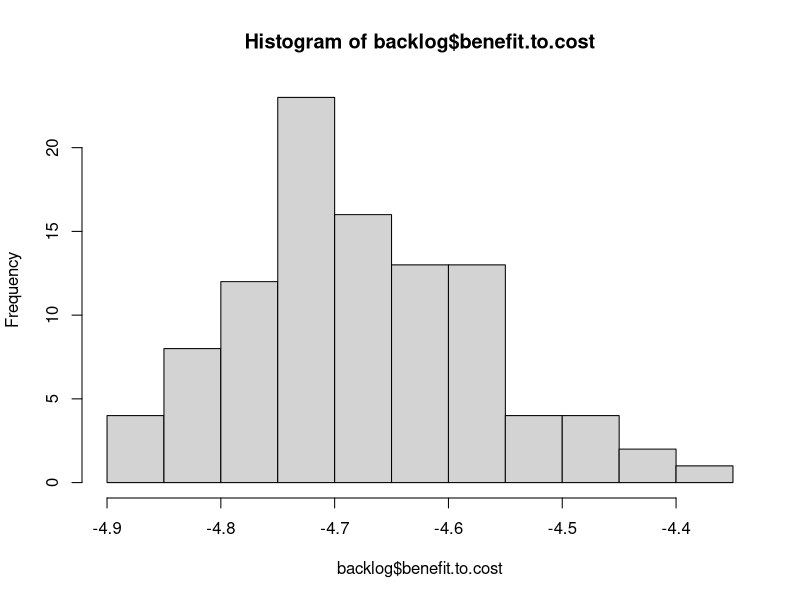
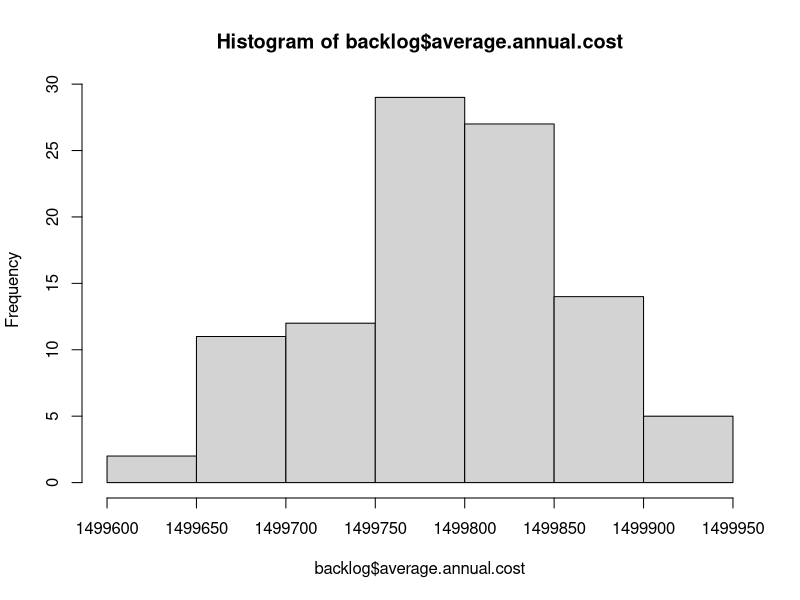
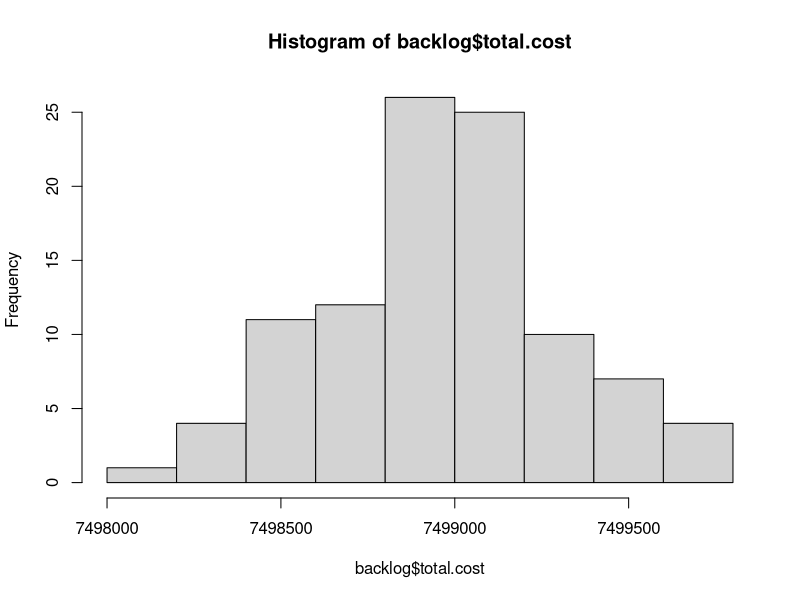
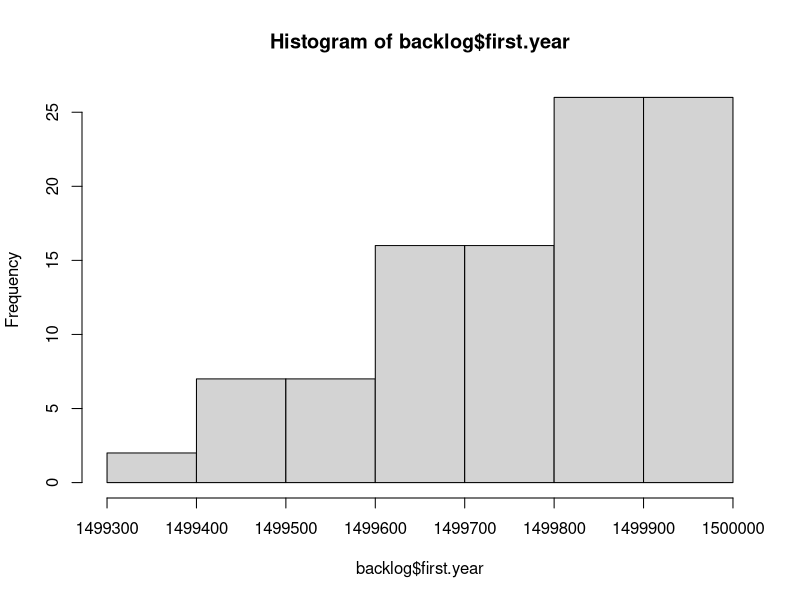

Here is the R script that generated these plots, in order: (Note: this script raises an error after producing the figures.)
# Read Me ####
# This code analyzes data from FST, the City's pavement consultant
# It models the cost and PCI degredation in order to optimize pavement decisions
# OCI value = PCI.  Note these scores are from November 2012.
# Created By Daniel Hadley

# Considerations: 
# 1. The knapsack approximates an optimal outcome, but needs to be inspected in cases where the 
# limit is low,E.g., http://oucsace.cs.ohiou.edu/~razvan/courses/cs4040/lecture16.pdf
# 2. The model makes assumptions about the differences in PCI reset of various treatment types.
# It assumes that patching and Crack/Seal resets to PCI + 10, for example.
# The problem with this is that it does not prioritize streets that are about to fall off the cliff
# If things reset to 96, for example, that would make the delta higher on ones about to change

library("plyr")


# Import data ####
setwd("K:/Somerstat/Common/Data/2014 StreetStat/PCI_Code")
# setwd ("~/Documents/Git/PCI_Code") #at home
d <- read.csv("PCI.csv")


# Create new variables #### 
d$sq.ft <- d$PavementWi * d$Length # Sq. Feet
d$sq.yd <- d$sq.ft * 0.111111 # Sq. Yards


# Functions needed for the model: ####
# f(Age) = PCI, f(PCI) = AGE, f(Age, Pave, Old PCI) = New PCI 
# f(PCI) = AGE, f(PCI) = Cost, f(knapsack) = pave 

# f(Age) = PCI
# Referenes below
# http://onlinepubs.trb.org/onlinepubs/conferences/2012/assetmgmt/presentations/Data-A-Ramirez-Flores-Chang-Albitres.pdf
# https://repository.tamu.edu/bitstream/handle/1969.1/ETD-TAMU-2009-05-317/DESHMUKH-THESIS.pdf?sequence=2
# http://www.mylongview.com/modules/showdocument.aspx?documentid=631
# See AnalyzePCI.R
PCIf <- function(AGE){ 
  PCI <- ifelse(d$Functional == "CO - Collector", 100 - (106/((log(79/AGE))^(1/.48))),
                ifelse(d$Functional == "AR - Arterial", 100 - (109/((log(88/AGE))^(1/.58))),
                       100 - (97/((log(110/AGE))^(1/.61)))
                ))
  return(PCI)
}


# f(PCI, Function, Sq.yd) = Cost 
Costf <- function(OCI, Functional, sq.yd){ 
  Cost <- ifelse((OCI >= 68) & (OCI < 88), 1.8,
         ifelse((OCI >= 47) & (OCI < 68), 18.50,
                ifelse((OCI >= 25) & (OCI < 47) & (Functional == "RT - Residential Local"), 76.80,
                       ifelse((OCI >= 25) & (OCI < 47) & (Functional == "RE - Residential Dead End"), 76.80,
                              ifelse((OCI >= 25) & (OCI < 47) & (Functional == "CO - Collector" ), 91.10,
                                     ifelse((OCI >= 25) & (OCI < 47) & (Functional == "AR - Arterial"), 91.10,
                                            ifelse((OCI >= 0) & (OCI < 25) & (Functional == "RT - Residential Local"), 139.80,
                                                   ifelse((OCI >= 0) & (OCI < 25) & (Functional == "RE - Residential Dead End"), 139.80,
                                                          ifelse((OCI >= 0) & (OCI < 25) & (Functional == "CO - Collector"), 147.70,
                                                                 ifelse((OCI >= 0) & (OCI < 25) & (Functional == "AR - Arterial"), 162.10,
                                                                        ifelse(OCI >= 88, 0, 360)))))))))))
  return(Cost*sq.yd)
}


#f(Pave, Previous Year's Moritorium) = Moritorium
Moritoriumf <- function(Pave, MoritoriumX){
  Moritorium <- ifelse(Pave == 1, 1, 
                       ifelse((MoritoriumX > 0) & (MoritoriumX < 3), 1 + MoritoriumX,
                              0 
                              ))
  return(Moritorium)
}


# f(PCI) = delta
# This takes the current PCI and calculates the difference between that and the PCI post treatment
# This is essentially the "value" in the knapsack algo
# The penultimate line ensures that during the moratorium (3 years after work is done), that
# street is not selected for maintenance yet
# One problem I saw is that all streets that received preventive maintenance were ranked the same (10-OCI)
# So I added a litttle bit to make sure that streets on the low end recieved a slightly higher PCI bump
Deltaf <- function(OldOCI, sq.yd, Moratorium){ 
   Delta <- ifelse((OldOCI >= 68) & (OldOCI < 88) & (Moratorium == 0), 
                    (((OldOCI + 10) * sq.yd) - (OldOCI * sq.yd)) + (.05 * ((96 * sq.yd) - (OldOCI * sq.yd))), #5% finds ones on the cliff
                   ifelse((OldOCI >= 47) & (OldOCI < 68) & (Moratorium == 0), 
                          (((OldOCI + 10) * sq.yd) - (OldOCI * sq.yd)) + (.05 * ((96 * sq.yd) - (OldOCI * sq.yd))),
                   ifelse((OldOCI >= 25) & (OldOCI < 47) & (Moratorium == 0), (68 * sq.yd) - (OldOCI * sq.yd),
                          ifelse(Moratorium != 0, 0, 
                          (100 * sq.yd) - (OldOCI * sq.yd)
                                 ))))                      
  return(Delta)
}


# # f(value, weight, limit ) = pave. This is the OLD Pave function
# # This is a greedy approximation to the Knapsack algorithm
# knapsack <- function(value, weight, limit){
#   benefit.to.cost <- value / weight #Create ratio
#   df = data.frame(value, weight, benefit.to.cost) # turn it into a DF
#   df$ID <- (1:nrow(df)) # add ID to resort later
#   df <- df[with(df, order(-benefit.to.cost)), ] # Sort by benefit.to.cost
#   rownames(df) <- NULL # Reset the row names for easier indexing
#   df$total.weight <- ifelse(cumsum(df$weight) <= limit, cumsum(df$weight), 0) # Add first items that fit
#   # I need to add a break here if nothing fits in the bag on the first pass
#   for(i in 2:nrow(df)){ #Start in row 2 because some values have been added above
#     df$total.weight[i] <- ifelse(df$weight[i] + df$total.weight[i-1] <= limit, # If adding won't go over limit
#                                  df$weight[i] + df$total.weight[i-1], df$total.weight[i-1]) # If it will, keep Weight the same
#   }
#   df$add <- 0
#   df$add[1] <- ifelse(df$total.weight[1] > 0, 1, 0)
#   for(i in 2:nrow(df)){ #Start in row 2 
#     df$add[i] <- ifelse(df$total.weight[i] > df$total.weight[i-1], 1, 0) # 1 if it has been added
#   }
#   df$add <- ifelse(df$benefit.to.cost == 0, 0, df$add) #To avoid paving streets under moratorium
#   df$add <- ifelse(df$value == 0, 0, df$add)
#   df <- df[with(df, order(ID)), ] # Resort by ID
#   rownames(df) <- NULL # Reset the row names for easier indexing
#   return(df$add)
# }


# f(value, weight, limit preventive maintenance, limit reconstruction) = pave. This is the basic Pave function
# This is a greedy approximation to the Knapsack algorithm
knapsack <- function(value, weight, limitPM, limitR, PCI){
  benefit.to.cost <- value / weight #Create ratio
  df = data.frame(value, weight, benefit.to.cost, PCI) # turn it into a DF
  df$ID <- (1:nrow(df)) # add ID to resort later
  df <- df[with(df, order(-benefit.to.cost)), ] # Sort by benefit.to.cost
  rownames(df) <- NULL # Reset the row names for easier indexing
  df$total.weight <- ifelse(cumsum(df$weight) <= limitPM, cumsum(df$weight), 0) # Add first items that fit
  # I need to add a break here if nothing fits in the bag on the first pass
  for(i in 2:nrow(df)){ #Start in row 2 because some values have been added above
    df$total.weight[i] <- ifelse(df$weight[i] + df$total.weight[i-1] <= limitPM, # If adding won't go over limit
                                 df$weight[i] + df$total.weight[i-1], df$total.weight[i-1]) # If it will, keep Weight the same
  }
  df$add <- 0
  df$add[1] <- ifelse(df$total.weight[1] > 0, 1, 0)
  for(i in 2:nrow(df)){ #Start in row 2 
    df$add[i] <- ifelse(df$total.weight[i] > df$total.weight[i-1], 1, 0) # 1 if it has been added
  }
  df$add <- ifelse(df$benefit.to.cost == 0, 0, df$add) #To avoid paving streets under moratorium
  df$add <- ifelse(df$value == 0, 0, df$add)
  # Now do it all again for full reconstruction of the worst streets
  df <- df[with(df, order(PCI)), ] # Sort by PCI
  rownames(df) <- NULL # Reset the row names for easier indexing
  df$total.weight.a <- ifelse(cumsum(df$weight) <= limitR, cumsum(df$weight), 0) # Add first items that fit
  # I need to add a break here if nothing fits in the bag on the first pass
  for(i in 2:nrow(df)){ #Start in row 2 because some values have been added above
    df$total.weight.a[i] <- ifelse(df$weight[i] + df$total.weight.a[i-1] <= limitR, # If adding won't go over limit
                                 df$weight[i] + df$total.weight.a[i-1], df$total.weight.a[i-1]) # If it will, keep Weight the same
  }
  df$add.a <- 0
  df$add.a[1] <- ifelse(df$total.weight.a[1] > 0, 1, 0)
  for(i in 2:nrow(df)){ #Start in row 2 
    df$add.a[i] <- ifelse(df$total.weight.a[i] > df$total.weight.a[i-1], 1, 0) # 1 if it has been added
  }
  df$add.a <- ifelse(df$benefit.to.cost == 0, 0, df$add.a) #To avoid paving streets under moratorium
  df$add.a <- ifelse(df$value == 0, 0, df$add.a)
  # now resort
  df <- df[with(df, order(ID)), ] # Resort by ID
  rownames(df) <- NULL # Reset the row names for easier indexing
  df$pave <- ifelse((df$add == 1) | (df$add.a == 1), 1, 0)
  return(df$pave)
}


# f(Age, Pave, Old PCI) = New PCI
# See AnalyzePCI.R
NewPCIf <- function(AGE, Pave, OldOCI){
  NewPCI <- ifelse((OldOCI >= 68) & (OldOCI < 88) & (Pave == 1), (OldOCI + 10) + (.05 *(96 - OldOCI)),
                   # why + 7: https://repository.tamu.edu/bitstream/handle/1969.1/ETD-TAMU-2009-05-317/DESHMUKH-THESIS.pdf?sequence=2
                   ifelse((OldOCI >= 47) & (OldOCI < 68) & (Pave == 1), (OldOCI + 10) + (.05 *(68 - OldOCI)),
                          ifelse((OldOCI >= 25) & (OldOCI < 47) & (Pave == 1), 96, 
                                 # http://www.mylongview.com/modules/showdocument.aspx?documentid=631
                                 ifelse((OldOCI >= 0) & (OldOCI < 25) & (Pave == 1), 100,
                                        ifelse((d$Functional == "CO - Collector") & (Pave == 0), 100 - (106/((log(79/AGE))^(1/.48))),
                                               ifelse((d$Functional == "AR - Arterial") & (Pave == 0), 100 - (109/((log(88/AGE))^(1/.58))),
                                                      100 - (97/((log(110/AGE))^(1/.61)))
                                 ))))))                      
  return(NewPCI)
}


# f(NewPCI) = New Age
Agef <- function(NewPCI){
  NewAge <- ifelse((d$Functional == "CO - Collector"), 79*(2.71828^(-9.37879/(100-NewPCI)^0.48)),
                   ifelse((d$Functional == "AR - Arterial"), 88*(2.71828^(-15.1952/(100-NewPCI)^0.58)),
                          110*(2.71828^(-16.2904/(100-NewPCI)^0.61))
                   ))
                   
  return(NewAge)
}


# Final model ####

  d$Age <- Agef(d$OCI) # Estimated age in Nov 2012
  d$backlog <- Costf(d$OCI, d$Functional, d$sq.yd) # Backlog in Nov 2012
  d$Moritorium <- 0 # Hold for three years between routine maintenance 
  d$Delta.a <- Deltaf(d$OCI, d$sq.yd, d$Moritorium) # Difference between old OCI and potential OCI
  d$Pave.a <- knapsack(d$Delta.a, d$backlog, 2000000, 700000, d$OCI) # Pave or not in spring 2013
  d$cost.a <- ifelse(d$Pave.a == 1, Costf(d$OCI, d$Functional, d$sq.yd),0) #The cost to pave the selected streets
  d$Moritorium.a <- Moritoriumf(d$Pave.a, d$Moritorium) #if work has been done, hold for 3 years
  d$Age.Tmp <- (1 + d$Age) #Temporary to do the new PCI calculation
  d$PCI.a <-  NewPCIf(d$Age.Tmp, d$Pave.a, d$OCI)
  d$Age.a <- Agef(d$PCI.a) # The new "age" in Nov 2013. E.g., crack and seal streets are not brand new.
d$backlog.a <- Costf(d$PCI.a, d$Functional, d$sq.yd) #Backlog in Nov 2013
  d$Delta.b <- Deltaf(d$PCI.a, d$sq.yd, d$Moritorium.a)
  d$Pave.b <- knapsack(d$Delta.b, d$backlog.a, 2000000, 700000, d$PCI.a)
  d$cost.b <- ifelse(d$Pave.b == 1, Costf(d$PCI.a, d$Functional, d$sq.yd),0)
  d$Moritorium.b <- Moritoriumf(d$Pave.b, d$Moritorium.a)
  d$Age.Tmp <- (1 + d$Age.a) 
  d$PCI.b <-  NewPCIf(d$Age.Tmp, d$Pave.b, d$PCI.a)
  d$Age.b <- Agef(d$PCI.b)
d$backlog.b <- Costf(d$PCI.b, d$Functional, d$sq.yd)
  d$Delta.c <- Deltaf(d$PCI.b, d$sq.yd, d$Moritorium.b)
  d$Pave.c <- knapsack(d$Delta.c, d$backlog.b, 2000000, 700000, d$PCI.b)
  d$cost.c <- ifelse(d$Pave.c == 1, Costf(d$PCI.b, d$Functional, d$sq.yd),0)
  d$Moritorium.c <- Moritoriumf(d$Pave.c, d$Moritorium.b)
  d$Age.Tmp <- (1 + d$Age.b) 
  d$PCI.c <-  NewPCIf(d$Age.Tmp, d$Pave.c, d$PCI.b)
  d$Age.c <- Agef(d$PCI.c)
d$backlog.c <- Costf(d$PCI.c, d$Functional, d$sq.yd)
  d$Delta.d <- Deltaf(d$PCI.c, d$sq.yd, d$Moritorium.c)
  d$Pave.d <- knapsack(d$Delta.d, d$backlog.c, 2000000, 700000, d$PCI.c)
  d$cost.d <- ifelse(d$Pave.d == 1, Costf(d$PCI.c, d$Functional, d$sq.yd),0)
  d$Moritorium.d <- Moritoriumf(d$Pave.d, d$Moritorium.c)
  d$Age.Tmp <- (1 + d$Age.c) 
  d$PCI.d <-  NewPCIf(d$Age.Tmp, d$Pave.d, d$PCI.c)
  d$Age.d <- Agef(d$PCI.d)
d$backlog.d <- Costf(d$PCI.d, d$Functional, d$sq.yd)
  d$Delta.e <- Deltaf(d$PCI.d, d$sq.yd, d$Moritorium.d)
  d$Pave.e <- knapsack(d$Delta.e, d$backlog.d, 2000000, 700000, d$PCI.d)
  d$cost.e <- ifelse(d$Pave.e == 1, Costf(d$PCI.d, d$Functional, d$sq.yd),0)
  d$Moritorium.e <- Moritoriumf(d$Pave.e, d$Moritorium.d)
  d$Age.Tmp <- (1 + d$Age.d) 
  d$PCI.e <-  NewPCIf(d$Age.Tmp, d$Pave.e, d$PCI.d)
  d$Age.e <- Agef(d$PCI.e)
d$backlog.e <- Costf(d$PCI.e, d$Functional, d$sq.yd)


# Final model wrapped in a function with the Streets that DPW did in 2013 ####
# f(n, limit preventive maintenance, limit reconstruction) = output
Modelf <- function(n, limitPM, limitR){
  d$Age <- Agef(d$OCI) # Estimated age in Nov 2012
  d$backlog <- Costf(d$OCI, d$Functional, d$sq.yd) # Backlog in Nov 2012
  d$Moritorium <- 0 # Hold for three years between routine maintenance 
  d$Delta.a <- Deltaf(d$OCI, d$sq.yd, d$Moritorium) # Difference between old OCI and potential OCI
  ## The following list is missing the private ways and the part of Shore they did. Was it all Shore?
  d$Pave.a <- ifelse(d$STREETNAME %in% c('ALBION ST' , 'ALBION TERR', 'BELMONT SQ', 'HAMMOND ST',
                                         'MORGAN ST', 'WHEELER ST', 'WYATT ST', 'YORKTOWN ST'), 1, 0)
  d$cost.a <- ifelse(d$Pave.a == 1, Costf(d$OCI, d$Functional, d$sq.yd),0) #The cost to pave the selected streets
  d$Moritorium.a <- Moritoriumf(d$Pave.a, d$Moritorium) #if work has been done, hold for 3 years
  d$Age.Tmp <- (1 + d$Age) #Temporary to do the new PCI calculation
  d$PCI.a <-  NewPCIf(d$Age.Tmp, d$Pave.a, d$OCI)
  d$Age.a <- Agef(d$PCI.a) # The new "age" in Nov 2013. E.g., crack and seal streets are not brand new.
  d$backlog.a <- Costf(d$PCI.a, d$Functional, d$sq.yd) #Backlog in Nov 2013
  d$Delta.b <- Deltaf(d$PCI.a, d$sq.yd, d$Moritorium.a)
  d$Pave.b <- knapsack(d$Delta.b, d$backlog.a, limitPM, limitR, d$PCI.a)
  d$cost.b <- ifelse(d$Pave.b == 1, Costf(d$PCI.a, d$Functional, d$sq.yd),0)
  d$Moritorium.b <- Moritoriumf(d$Pave.b, d$Moritorium.a)
  d$Age.Tmp <- (1 + d$Age.a) 
  d$PCI.b <-  NewPCIf(d$Age.Tmp, d$Pave.b, d$PCI.a)
  d$Age.b <- Agef(d$PCI.b)
  d$backlog.b <- Costf(d$PCI.b, d$Functional, d$sq.yd)
  d$Delta.c <- Deltaf(d$PCI.b, d$sq.yd, d$Moritorium.b)
  d$Pave.c <- knapsack(d$Delta.c, d$backlog.b, limitPM, limitR, d$PCI.b)
  d$cost.c <- ifelse(d$Pave.c == 1, Costf(d$PCI.b, d$Functional, d$sq.yd),0)
  d$Moritorium.c <- Moritoriumf(d$Pave.c, d$Moritorium.b)
  d$Age.Tmp <- (1 + d$Age.b) 
  d$PCI.c <-  NewPCIf(d$Age.Tmp, d$Pave.c, d$PCI.b)
  d$Age.c <- Agef(d$PCI.c)
  d$backlog.c <- Costf(d$PCI.c, d$Functional, d$sq.yd)
  d$Delta.d <- Deltaf(d$PCI.c, d$sq.yd, d$Moritorium.c)
  d$Pave.d <- knapsack(d$Delta.d, d$backlog.c, limitPM, limitR, d$PCI.c)
  d$cost.d <- ifelse(d$Pave.d == 1, Costf(d$PCI.c, d$Functional, d$sq.yd),0)
  d$Moritorium.d <- Moritoriumf(d$Pave.d, d$Moritorium.c)
  d$Age.Tmp <- (1 + d$Age.c) 
  d$PCI.d <-  NewPCIf(d$Age.Tmp, d$Pave.d, d$PCI.c)
  d$Age.d <- Agef(d$PCI.d)
  d$backlog.d <- Costf(d$PCI.d, d$Functional, d$sq.yd)
  d$Delta.e <- Deltaf(d$PCI.d, d$sq.yd, d$Moritorium.d)
  d$Pave.e <- knapsack(d$Delta.e, d$backlog.d, limitPM, limitR, d$PCI.d)
  d$cost.e <- ifelse(d$Pave.e == 1, Costf(d$PCI.d, d$Functional, d$sq.yd),0)
  d$Moritorium.e <- Moritoriumf(d$Pave.e, d$Moritorium.d)
  d$Age.Tmp <- (1 + d$Age.d) 
  d$PCI.e <-  NewPCIf(d$Age.Tmp, d$Pave.e, d$PCI.d)
  d$Age.e <- Agef(d$PCI.e)
  d$backlog.e <- Costf(d$PCI.e, d$Functional, d$sq.yd)
  #   Now create the outputs
  backlog <- sum(d$backlog.e)
  backlog.reduction <- (sum(d$backlog)) - (sum(d$backlog.e))
  backlog.change <- ((sum(d$backlog.e)) - (sum(d$backlog))) / (sum(d$backlog))
  total.cost <- sum(d$cost.a, d$cost.b, d$cost.c, d$cost.d, d$cost.e)
  benefit.to.cost <- backlog.reduction / total.cost
  low <- d[ which(d$PCI.e < 47), ]
  percent.low <- (sum(low$sq.yd))/1655897
  failing <- d[ which(d$PCI.e < 25), ]
  percent.failing <- (sum(failing$sq.yd))/1655897
  pci <- weighted.mean(d$PCI.e, d$sq.yd)
  min.pci <- min(d$PCI.e)
  output <- list(backlog, backlog.reduction, backlog.change, total.cost, benefit.to.cost, percent.low, percent.failing, pci, min.pci)
  return(output)
}
Modelf(1, 2000000, 2200000)


# Stochastic Model (random sorting) for comparison ####
# f(value, weight, limit ) = pave. 
# This is a greedy approximation to the Knapsack algorithm
knapsack <- function(value, weight, limit){
  benefit.to.cost <- sample(1:573, 573, replace=F) #Instead of real ratio, make it random
  df = data.frame(value, weight, benefit.to.cost) # turn it into a DF
  df$ID <- (1:nrow(df)) # add ID to resort later
  df <- df[with(df, order(-benefit.to.cost)), ] # Sort by benefit.to.cost
  rownames(df) <- NULL # Reset the row names for easier indexing
  df$total.weight <- ifelse(cumsum(df$weight) <= limit, cumsum(df$weight), 0) # Add first items that fit
  # I need to add a break here if nothing fits in the bag on the first pass
  for(i in 2:nrow(df)){ #Start in row 2 because some values have been added above
    df$total.weight[i] <- ifelse(df$weight[i] + df$total.weight[i-1] <= limit, # If adding won't go over limit
                                 df$weight[i] + df$total.weight[i-1], df$total.weight[i-1]) # If it will, keep Weight the same
  }
  df$add <- 0
  df$add[1] <- ifelse(df$total.weight[1] > 0, 1, 0)
  for(i in 2:nrow(df)){ #Start in row 2 
    df$add[i] <- ifelse(df$total.weight[i] > df$total.weight[i-1], 1, 0) # 1 if it has been added
  }
  df <- df[with(df, order(ID)), ] # Resort by ID
  rownames(df) <- NULL # Reset the row names for easier indexing
  return(df$add)
}


Modelf <- function(n){
  d$Age <- Agef(d$OCI) # Estimated age in Nov 2012
  d$backlog <- Costf(d$OCI, d$Functional, d$sq.yd) # Backlog in Nov 2012
  d$Moritorium <- 0 # Hold for three years between routine maintenance 
  d$Delta.a <- Deltaf(d$OCI, d$sq.yd, d$Moritorium) # Difference between old OCI and potential OCI
  d$Pave.a <- knapsack(d$Delta.a, d$backlog, 1500000) # Pave or not in spring 2013
  d$cost.a <- ifelse(d$Pave.a == 1, Costf(d$OCI, d$Functional, d$sq.yd),0) #The cost to pave the selected streets
  d$Moritorium.a <- Moritoriumf(d$Pave.a, d$Moritorium) #if work has been done, hold for 3 years
  d$Age.Tmp <- (1 + d$Age) #Temporary to do the new PCI calculation
  d$PCI.a <-  NewPCIf(d$Age.Tmp, d$Pave.a, d$OCI)
  d$Age.a <- Agef(d$PCI.a) # The new "age" in Nov 2013. E.g., crack and seal streets are not brand new.
  d$backlog.a <- Costf(d$PCI.a, d$Functional, d$sq.yd) #Backlog in Nov 2013
  d$Delta.b <- Deltaf(d$PCI.a, d$sq.yd, d$Moritorium.a)
  d$Pave.b <- knapsack(d$Delta.b, d$backlog.a, 1500000)
  d$cost.b <- ifelse(d$Pave.b == 1, Costf(d$PCI.a, d$Functional, d$sq.yd),0)
  d$Moritorium.b <- Moritoriumf(d$Pave.b, d$Moritorium.a)
  d$Age.Tmp <- (1 + d$Age.a) 
  d$PCI.b <-  NewPCIf(d$Age.Tmp, d$Pave.b, d$PCI.a)
  d$Age.b <- Agef(d$PCI.b)
  d$backlog.b <- Costf(d$PCI.b, d$Functional, d$sq.yd)
  d$Delta.c <- Deltaf(d$PCI.b, d$sq.yd, d$Moritorium.b)
  d$Pave.c <- knapsack(d$Delta.c, d$backlog.b, 1500000)
  d$cost.c <- ifelse(d$Pave.c == 1, Costf(d$PCI.b, d$Functional, d$sq.yd),0)
  d$Moritorium.c <- Moritoriumf(d$Pave.c, d$Moritorium.b)
  d$Age.Tmp <- (1 + d$Age.b) 
  d$PCI.c <-  NewPCIf(d$Age.Tmp, d$Pave.c, d$PCI.b)
  d$Age.c <- Agef(d$PCI.c)
  d$backlog.c <- Costf(d$PCI.c, d$Functional, d$sq.yd)
  d$Delta.d <- Deltaf(d$PCI.c, d$sq.yd, d$Moritorium.c)
  d$Pave.d <- knapsack(d$Delta.d, d$backlog.c, 1500000)
  d$cost.d <- ifelse(d$Pave.d == 1, Costf(d$PCI.c, d$Functional, d$sq.yd),0)
  d$Moritorium.d <- Moritoriumf(d$Pave.d, d$Moritorium.c)
  d$Age.Tmp <- (1 + d$Age.c) 
  d$PCI.d <-  NewPCIf(d$Age.Tmp, d$Pave.d, d$PCI.c)
  d$Age.d <- Agef(d$PCI.d)
  d$backlog.d <- Costf(d$PCI.d, d$Functional, d$sq.yd)
  d$Delta.e <- Deltaf(d$PCI.d, d$sq.yd, d$Moritorium.d)
  d$Pave.e <- knapsack(d$Delta.e, d$backlog.d, 1500000)
  d$cost.e <- ifelse(d$Pave.e == 1, Costf(d$PCI.d, d$Functional, d$sq.yd),0)
  d$Moritorium.e <- Moritoriumf(d$Pave.e, d$Moritorium.d)
  d$Age.Tmp <- (1 + d$Age.d) 
  d$PCI.e <-  NewPCIf(d$Age.Tmp, d$Pave.e, d$PCI.d)
  d$Age.e <- Agef(d$PCI.e)
  d$backlog.e <- Costf(d$PCI.e, d$Functional, d$sq.yd)
  #   Now create the outputs
  backlog <- sum(d$backlog.e)
  backlog.reduction <- (sum(d$backlog)) - (sum(d$backlog.e))
  total.cost <- sum(d$cost.a, d$cost.b, d$cost.c, d$cost.d, d$cost.e)
  benefit.to.cost <- backlog.reduction / total.cost
  average.annual.cost <- ((sum(d$cost.a)) + (sum(d$cost.b)) + (sum(d$cost.c)) + 
                            (sum(d$cost.d)) + (sum(d$cost.e))) / 5
  first.year <- sum(d$cost.a)
  output <- list(backlog, backlog.reduction, total.cost, benefit.to.cost, average.annual.cost, first.year)
  return(output)
}

Modelf(1)

# Now run the function X number of times
# http://stats.stackexchange.com/questions/7999/how-to-efficiently-repeat-a-function-on-a-data-set-in-r
library("plyr")
l <- alply(cbind(rep(100,100),rep(20,10)),1,Modelf)
backlog <- data.frame(matrix(unlist(l), nrow=100, byrow=T))
colnames(backlog) <- c("backlog", "backlog.reduction", "total.cost", "benefit.to.cost", 
                       "average.annual.cost", "first.year")

hist(backlog$benefit.to.cost)
hist(backlog$average.annual.cost)
hist(backlog$total.cost)
hist(backlog$first.year)


# Stochastic Model (random spending number) to see return on investment ####

Modelf <- function(n){
  random <- runif(1, min=0, max=6000000)
  d$Age <- Agef(d$OCI) # Estimated age in Nov 2012
  d$backlog <- Costf(d$OCI, d$Functional, d$sq.yd) # Backlog in Nov 2012
  d$Moritorium <- 0 # Hold for three years between routine maintenance 
  d$Delta.a <- Deltaf(d$OCI, d$sq.yd, d$Moritorium) # Difference between old OCI and potential OCI
  ## The following list is missing the private ways and the part of Shore they did. Was it all Shore?
  d$Pave.a <- ifelse(d$STREETNAME %in% c('ALBION ST' , 'ALBION TERR', 'BELMONT SQ', 'HAMMOND ST',
                                         'MORGAN ST', 'WHEELER ST', 'WYATT ST', 'YORKTOWN ST'), 1, 0)
  d$cost.a <- ifelse(d$Pave.a == 1, Costf(d$OCI, d$Functional, d$sq.yd),0) #The cost to pave the selected streets
  d$Moritorium.a <- Moritoriumf(d$Pave.a, d$Moritorium) #if work has been done, hold for 3 years
  d$Age.Tmp <- (1 + d$Age) #Temporary to do the new PCI calculation
  d$PCI.a <-  NewPCIf(d$Age.Tmp, d$Pave.a, d$OCI)
  d$Age.a <- Agef(d$PCI.a) # The new "age" in Nov 2013. E.g., crack and seal streets are not brand new.
  d$backlog.a <- Costf(d$PCI.a, d$Functional, d$sq.yd) #Backlog in Nov 2013
  d$Delta.b <- Deltaf(d$PCI.a, d$sq.yd, d$Moritorium.a)
  d$Pave.b <- knapsack(d$Delta.b, d$backlog.a, random, random, d$PCI.a)
  d$cost.b <- ifelse(d$Pave.b == 1, Costf(d$PCI.a, d$Functional, d$sq.yd),0)
  d$Moritorium.b <- Moritoriumf(d$Pave.b, d$Moritorium.a)
  d$Age.Tmp <- (1 + d$Age.a) 
  d$PCI.b <-  NewPCIf(d$Age.Tmp, d$Pave.b, d$PCI.a)
  d$Age.b <- Agef(d$PCI.b)
  d$backlog.b <- Costf(d$PCI.b, d$Functional, d$sq.yd)
  d$Delta.c <- Deltaf(d$PCI.b, d$sq.yd, d$Moritorium.b)
  d$Pave.c <- knapsack(d$Delta.c, d$backlog.b, random, random, d$PCI.b)
  d$cost.c <- ifelse(d$Pave.c == 1, Costf(d$PCI.b, d$Functional, d$sq.yd),0)
  d$Moritorium.c <- Moritoriumf(d$Pave.c, d$Moritorium.b)
  d$Age.Tmp <- (1 + d$Age.b) 
  d$PCI.c <-  NewPCIf(d$Age.Tmp, d$Pave.c, d$PCI.b)
  d$Age.c <- Agef(d$PCI.c)
  d$backlog.c <- Costf(d$PCI.c, d$Functional, d$sq.yd)
  d$Delta.d <- Deltaf(d$PCI.c, d$sq.yd, d$Moritorium.c)
  d$Pave.d <- knapsack(d$Delta.d, d$backlog.c, random, random, d$PCI.c)
  d$cost.d <- ifelse(d$Pave.d == 1, Costf(d$PCI.c, d$Functional, d$sq.yd),0)
  d$Moritorium.d <- Moritoriumf(d$Pave.d, d$Moritorium.c)
  d$Age.Tmp <- (1 + d$Age.c) 
  d$PCI.d <-  NewPCIf(d$Age.Tmp, d$Pave.d, d$PCI.c)
  d$Age.d <- Agef(d$PCI.d)
  d$backlog.d <- Costf(d$PCI.d, d$Functional, d$sq.yd)
  d$Delta.e <- Deltaf(d$PCI.d, d$sq.yd, d$Moritorium.d)
  d$Pave.e <- knapsack(d$Delta.e, d$backlog.d, random, random, d$PCI.d)
  d$cost.e <- ifelse(d$Pave.e == 1, Costf(d$PCI.d, d$Functional, d$sq.yd),0)
  d$Moritorium.e <- Moritoriumf(d$Pave.e, d$Moritorium.d)
  d$Age.Tmp <- (1 + d$Age.d) 
  d$PCI.e <-  NewPCIf(d$Age.Tmp, d$Pave.e, d$PCI.d)
  d$Age.e <- Agef(d$PCI.e)
  d$backlog.e <- Costf(d$PCI.e, d$Functional, d$sq.yd)
  #   Now create the outputs
  random <- random
  backlog <- sum(d$backlog.e)
  backlog.reduction <- (sum(d$backlog)) - (sum(d$backlog.e)) 
  backlog.change.percent <- (sum(d$backlog.e)) - (sum(d$backlog))/(sum(d$backlog))
  total.cost <- sum(d$cost.a, d$cost.b, d$cost.c, d$cost.d, d$cost.e)
  benefit.to.cost <- backlog.reduction / total.cost
  average.annual.cost <- ((sum(d$cost.a)) + (sum(d$cost.b)) + (sum(d$cost.c)) + 
                            (sum(d$cost.d)) + (sum(d$cost.e))) / 5
  first.year <- sum(d$cost.a)
  weighted.PCI.a <- weighted.mean(d$PCI.a, d$sq.yd)
  weighted.PCI.e <- weighted.mean(d$PCI.e, d$sq.yd)
  min.PCI.e <- min(d$PCI.e)
  output <- list(backlog, backlog.reduction, backlog.change.percent, total.cost, benefit.to.cost, 
                 average.annual.cost, first.year, random, weighted.PCI.a, 
                 weighted.PCI.e, min.PCI.e)
  return(output)
}

Modelf(1)

# Now run the function X number of times
# http://stats.stackexchange.com/questions/7999/how-to-efficiently-repeat-a-function-on-a-data-set-in-r
library("plyr")
l <- alply(cbind(rep(10000,10000),rep(20,10)),1,Modelf)
backlog <- data.frame(matrix(unlist(l), nrow=10000, byrow=T))
colnames(backlog) <- c("backlog", "backlog.change", "backlog.change.percent", "total.cost", "benefit.to.cost", 
                       "average.annual.cost", "first.year", "Spending", "PCI.a", "PCI.e", 
                       "min.PCI.e")

hist(backlog$benefit.to.cost)
hist(backlog$average.annual.cost)
hist(backlog$total.cost)
hist(backlog$first.year)


# Final model, Yrs 1-10, wrapped in a function with the Streets that DPW did in 2013 ####
# f(n, limit preventive maintenance, limit reconstruction) = output
Modelf <- function(n, limitPM, limitR){
  d$Age <- Agef(d$OCI) # Estimated age in Nov 2012
  d$backlog <- Costf(d$OCI, d$Functional, d$sq.yd) # Backlog in Nov 2012
  d$Moritorium <- 0 # Hold for three years between routine maintenance 
  d$Delta.a <- Deltaf(d$OCI, d$sq.yd, d$Moritorium) # Difference between old OCI and potential OCI
  ## The following list is missing the private ways and the part of Shore they did. Was it all Shore?
  d$Pave.a <- ifelse(d$STREETNAME %in% c('ALBION ST' , 'ALBION TERR', 'BELMONT SQ', 'HAMMOND ST',
                                         'MORGAN ST', 'WHEELER ST', 'WYATT ST', 'YORKTOWN ST'), 1, 0)
  d$cost.a <- ifelse(d$Pave.a == 1, Costf(d$OCI, d$Functional, d$sq.yd),0) #The cost to pave the selected streets
  d$Moritorium.a <- Moritoriumf(d$Pave.a, d$Moritorium) #if work has been done, hold for 3 years
  d$Age.Tmp <- (1 + d$Age) #Temporary to do the new PCI calculation
  d$PCI.a <-  NewPCIf(d$Age.Tmp, d$Pave.a, d$OCI)
  d$Age.a <- Agef(d$PCI.a) # The new "age" in Nov 2013. E.g., crack and seal streets are not brand new.
  d$backlog.a <- Costf(d$PCI.a, d$Functional, d$sq.yd) #Backlog in Nov 2013
  d$Delta.b <- Deltaf(d$PCI.a, d$sq.yd, d$Moritorium.a)
  d$Pave.b <- knapsack(d$Delta.b, d$backlog.a, limitPM, limitR, d$PCI.a)
  d$cost.b <- ifelse(d$Pave.b == 1, Costf(d$PCI.a, d$Functional, d$sq.yd),0)
  d$Moritorium.b <- Moritoriumf(d$Pave.b, d$Moritorium.a)
  d$Age.Tmp <- (1 + d$Age.a) 
  d$PCI.b <-  NewPCIf(d$Age.Tmp, d$Pave.b, d$PCI.a)
  d$Age.b <- Agef(d$PCI.b)
  d$backlog.b <- Costf(d$PCI.b, d$Functional, d$sq.yd)
  d$Delta.c <- Deltaf(d$PCI.b, d$sq.yd, d$Moritorium.b)
  d$Pave.c <- knapsack(d$Delta.c, d$backlog.b, limitPM, limitR, d$PCI.b)
  d$cost.c <- ifelse(d$Pave.c == 1, Costf(d$PCI.b, d$Functional, d$sq.yd),0)
  d$Moritorium.c <- Moritoriumf(d$Pave.c, d$Moritorium.b)
  d$Age.Tmp <- (1 + d$Age.b) 
  d$PCI.c <-  NewPCIf(d$Age.Tmp, d$Pave.c, d$PCI.b)
  d$Age.c <- Agef(d$PCI.c)
  d$backlog.c <- Costf(d$PCI.c, d$Functional, d$sq.yd)
  d$Delta.d <- Deltaf(d$PCI.c, d$sq.yd, d$Moritorium.c)
  d$Pave.d <- knapsack(d$Delta.d, d$backlog.c, limitPM, limitR, d$PCI.c)
  d$cost.d <- ifelse(d$Pave.d == 1, Costf(d$PCI.c, d$Functional, d$sq.yd),0)
  d$Moritorium.d <- Moritoriumf(d$Pave.d, d$Moritorium.c)
  d$Age.Tmp <- (1 + d$Age.c) 
  d$PCI.d <-  NewPCIf(d$Age.Tmp, d$Pave.d, d$PCI.c)
  d$Age.d <- Agef(d$PCI.d)
  d$backlog.d <- Costf(d$PCI.d, d$Functional, d$sq.yd)
  d$Delta.e <- Deltaf(d$PCI.d, d$sq.yd, d$Moritorium.d)
  d$Pave.e <- knapsack(d$Delta.e, d$backlog.d, limitPM, limitR, d$PCI.d)
  d$cost.e <- ifelse(d$Pave.e == 1, Costf(d$PCI.d, d$Functional, d$sq.yd),0)
  d$Moritorium.e <- Moritoriumf(d$Pave.e, d$Moritorium.d)
  d$Age.Tmp <- (1 + d$Age.d) 
  d$PCI.e <-  NewPCIf(d$Age.Tmp, d$Pave.e, d$PCI.d)
  d$Age.e <- Agef(d$PCI.e)
  d$backlog.e <- Costf(d$PCI.e, d$Functional, d$sq.yd)
  
  # Now years 5-10
  d$Age <- Agef(d$PCI.e) # Estimated age in Nov 2012
  d$backlog <- Costf(d$OCI, d$Functional, d$sq.yd) # Backlog in Nov 2012
  d$Moritorium <- 0 # Hold for three years between routine maintenance 
  d$Delta.a <- Deltaf(d$OCI, d$sq.yd, d$Moritorium) # Difference between old OCI and potential OCI
  ## The following list is missing the private ways and the part of Shore they did. Was it all Shore?
  d$Pave.a <- knapsack(d$Delta.a, d$backlog, limitPM, limitR, d$PCI.e)
  d$cost.a <- ifelse(d$Pave.a == 1, Costf(d$OCI, d$Functional, d$sq.yd),0) #The cost to pave the selected streets
  d$Moritorium.a <- Moritoriumf(d$Pave.a, d$Moritorium) #if work has been done, hold for 3 years
  d$Age.Tmp <- (1 + d$Age) #Temporary to do the new PCI calculation
  d$PCI.a <-  NewPCIf(d$Age.Tmp, d$Pave.a, d$OCI)
  d$Age.a <- Agef(d$PCI.a) # The new "age" in Nov 2013. E.g., crack and seal streets are not brand new.
  d$backlog.a <- Costf(d$PCI.a, d$Functional, d$sq.yd) #Backlog in Nov 2013
  d$Delta.b <- Deltaf(d$PCI.a, d$sq.yd, d$Moritorium.a)
  d$Pave.b <- knapsack(d$Delta.b, d$backlog.a, limitPM, limitR, d$PCI.a)
  d$cost.b <- ifelse(d$Pave.b == 1, Costf(d$PCI.a, d$Functional, d$sq.yd),0)
  d$Moritorium.b <- Moritoriumf(d$Pave.b, d$Moritorium.a)
  d$Age.Tmp <- (1 + d$Age.a) 
  d$PCI.b <-  NewPCIf(d$Age.Tmp, d$Pave.b, d$PCI.a)
  d$Age.b <- Agef(d$PCI.b)
  d$backlog.b <- Costf(d$PCI.b, d$Functional, d$sq.yd)
  d$Delta.c <- Deltaf(d$PCI.b, d$sq.yd, d$Moritorium.b)
  d$Pave.c <- knapsack(d$Delta.c, d$backlog.b, limitPM, limitR, d$PCI.b)
  d$cost.c <- ifelse(d$Pave.c == 1, Costf(d$PCI.b, d$Functional, d$sq.yd),0)
  d$Moritorium.c <- Moritoriumf(d$Pave.c, d$Moritorium.b)
  d$Age.Tmp <- (1 + d$Age.b) 
  d$PCI.c <-  NewPCIf(d$Age.Tmp, d$Pave.c, d$PCI.b)
  d$Age.c <- Agef(d$PCI.c)
  d$backlog.c <- Costf(d$PCI.c, d$Functional, d$sq.yd)
  d$Delta.d <- Deltaf(d$PCI.c, d$sq.yd, d$Moritorium.c)
  d$Pave.d <- knapsack(d$Delta.d, d$backlog.c, limitPM, limitR, d$PCI.c)
  d$cost.d <- ifelse(d$Pave.d == 1, Costf(d$PCI.c, d$Functional, d$sq.yd),0)
  d$Moritorium.d <- Moritoriumf(d$Pave.d, d$Moritorium.c)
  d$Age.Tmp <- (1 + d$Age.c) 
  d$PCI.d <-  NewPCIf(d$Age.Tmp, d$Pave.d, d$PCI.c)
  d$Age.d <- Agef(d$PCI.d)
  d$backlog.d <- Costf(d$PCI.d, d$Functional, d$sq.yd)
  d$Delta.e <- Deltaf(d$PCI.d, d$sq.yd, d$Moritorium.d)
  d$Pave.e <- knapsack(d$Delta.e, d$backlog.d, limitPM, limitR, d$PCI.d)
  d$cost.e <- ifelse(d$Pave.e == 1, Costf(d$PCI.d, d$Functional, d$sq.yd),0)
  d$Moritorium.e <- Moritoriumf(d$Pave.e, d$Moritorium.d)
  d$Age.Tmp <- (1 + d$Age.d) 
  d$PCI.e <-  NewPCIf(d$Age.Tmp, d$Pave.e, d$PCI.d)
  d$Age.e <- Agef(d$PCI.e)
  d$backlog.e <- Costf(d$PCI.e, d$Functional, d$sq.yd)
  
  #   Now create the outputs
  backlog <- sum(d$backlog.e)
  backlog.reduction <- (sum(d$backlog)) - (sum(d$backlog.e))
  backlog.change <- ((sum(d$backlog.e)) - (sum(d$backlog))) / (sum(d$backlog))
  total.cost <- sum(d$cost.a, d$cost.b, d$cost.c, d$cost.d, d$cost.e)
  benefit.to.cost <- backlog.reduction / total.cost
  low <- d[ which(d$PCI.e < 47), ]
  percent.low <- (sum(low$sq.yd))/1655897
  failing <- d[ which(d$PCI.e < 25), ]
  percent.failing <- (sum(failing$sq.yd))/1655897
  pci <- weighted.mean(d$PCI.e, d$sq.yd)
  min.pci <- min(d$PCI.e)
  output <- list(backlog, backlog.reduction, backlog.change, total.cost, benefit.to.cost, percent.low, percent.failing, pci, min.pci)
  return(output)
}
Modelf(1, 500000, 2200000)


# Visualizations ####
library(ggplot2)

my.theme <- 
  theme(plot.background = element_blank(), # Remove background
        panel.grid.major = element_blank(), # Remove gridlines
        panel.grid.minor = element_blank(), # Remove more gridlines
        panel.border = element_blank(), # Remove border
        panel.background = element_blank(), # Remove more background
        axis.ticks = element_blank(), # Remove axis ticks
        axis.text=element_text(size=24), # Enlarge axis text font
        axis.title=element_text(size=26), # Enlarge axis title font
        plot.title=element_text(size=42, hjust=0) # Enlarge, left-align title
        #,axis.text.x = element_text(angle=60, hjust = 1) # Uncomment if X-axis unreadable 
  )

p <- qplot(OCI, weight = sq.yd, data = d, geom = "histogram", alpha=I(.7), main="Data By Year", ylab="Col2 Count")
p + my.theme

p <- qplot(PCI.a, weight = sq.yd, data = d, geom = "histogram", alpha=I(.7), main="Data By Year", ylab="Col2 Count")
p + my.theme

p <- qplot(PCI.b, weight = sq.yd, data = d, geom = "histogram", alpha=I(.7), main="Data By Year", ylab="Col2 Count")
p + my.theme

p <- qplot(PCI.c, weight = sq.yd, data = d, geom = "histogram", alpha=I(.7), main="Data By Year", ylab="Col2 Count")
p + my.theme

p <- qplot(PCI.d, weight = sq.yd, data = d, geom = "histogram", alpha=I(.7), main="Data By Year", ylab="Col2 Count")
p + my.theme

p <- qplot(PCI.e, weight = sq.yd, data = d, geom = "histogram", alpha=I(.7), main="Data By Year", ylab="Col2 Count")
p + my.theme


# Make a selection of streets to pave in FY14 (early FY15) ####

# Total funds available = $2.4 Million
# First enter the values
limitPM <- 400000 
limitR <- 2000000
# Now run the lines of code inside the final model function

# Now export the results
# Export
write.csv(d, file = "Pave2014.csv")
